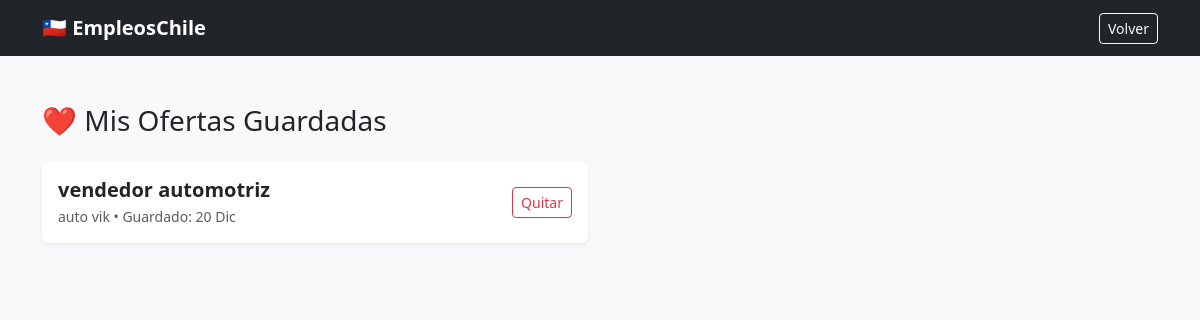
Page /mis-favoritos/ (signed in) on the committed database.
### empleos/models.py (models this page shows, shortened)
class Favorito(models.Model):
    usuario = models.ForeignKey(User, on_delete=models.CASCADE, related_name='favoritos')
    oferta = models.ForeignKey(OfertaLaboral, on_delete=models.CASCADE, related_name='favoritos_usuarios')
    fecha = models.DateTimeField(auto_now_add=True)
    class Meta: unique_together = ('usuario', 'oferta')

class OfertaLaboral(models.Model):
    usuario = models.ForeignKey(User, on_delete=models.CASCADE, null=True, blank=True)
    titulo = models.CharField(max_length=200, blank=True, null=True)
    empresa = models.CharField(max_length=100, blank=True, null=True)
    descripcion = models.TextField(blank=True, null=True)
    region = models.CharField(max_length=2, choices=REGIONES_CHILE, default='RM', blank=True, null=True)
    experiencia = models.CharField(max_length=3, choices=NIVEL_EXPERIENCIA, default='JR', blank=True, null=True)
    tipo = models.CharField(max_length=3, choices=TIPO_TRABAJO, default='OFI', blank=True, null=True)
    modalidad = models.CharField(max_length=3, choices=MODALIDAD_TRABAJO, default='PRE', blank=True, null=True)
    sueldo = models.PositiveIntegerField(null=True, blank=True)
    duracion = models.CharField(max_length=100, blank=True, null=True)
    fecha_cierre = models.DateField(default=timezone.now, blank=True, null=True)
    telefono = models.CharField(max_length=20, blank=True, null=True)
    wsp_activo = models.BooleanField(default=False, verbose_name="¿Contactar por WhatsApp?") # <--- NUEVO
    email_contacto = models.EmailField(blank=True, null=True)
    etiquetas = models.CharField(max_length=200, blank=True, null=True)
    imagen = models.ImageField(upload_to=renombrar_logo, null=True, blank=True)
    visitas = models.PositiveIntegerField(default=0)
    es_destacado = models.BooleanField(default=False)
    publicada = models.BooleanField(default=False)
    fecha_publicacion = models.DateTimeField(auto_now_add=True)
    token = models.UUIDField(default=uuid.uuid4, editable=False)
    empresa_verificada = models.BooleanField(default=False)

### empleos/views.py (the view)
# urls.py: path('mis-favoritos/', mis_favoritos, name='mis_favoritos'),
@login_required
def mis_favoritos(request):
    favoritos = Favorito.objects.filter(usuario=request.user).select_related('oferta').order_by('-fecha')
    return render(request, 'mis_favoritos.html', {'favoritos': favoritos})

### empleos/templates/mis_favoritos.html (shortened to what this page needs)
<!DOCTYPE html>
<html lang="es">
<head>
    <link href="https://cdn.jsdelivr.net/npm/bootstrap@5.3.0/dist/css/bootstrap.min.css" rel="stylesheet">
</head>
<body class="bg-light">
    <nav class="navbar navbar-dark bg-dark mb-4">
        <div class="container"><a class="navbar-brand fw-bold" href="/">🇨🇱 EmpleosChile</a><a href="/" class="btn btn-outline-light btn-sm">Volver</a></div>
    </nav>
    <div class="container py-4">
        <h3 class="mb-4">❤️ Mis Ofertas Guardadas</h3>
        <div class="row">
            {% for fav in favoritos %}
            <div class="col-md-6 mb-3">
                <div class="card shadow-sm border-0">
                    <div class="card-body d-flex justify-content-between align-items-center">
                        <div>
                            <h5 class="fw-bold mb-1"><a href="/oferta/{{ fav.oferta.id }}/" class="text-dark text-decoration-none">{{ fav.oferta.titulo }}</a></h5>
                            <p class="text-muted small mb-0">{{ fav.oferta.empresa }} • Guardado: {{ fav.fecha|date:"d M" }}</p>
                        </div>
                        <a href="/oferta/{{ fav.oferta.id }}/favorito/" class="btn btn-outline-danger btn-sm" onclick="return confirm('¿Quitar de favoritos?')">Quitar</a>
                    </div>
                </div>
            </div>
            {% empty %}
                <div class="text-center py-5">
                    <p class="lead text-muted">No has guardado ninguna oferta aún.</p>
                    <a href="/" class="btn btn-primary">Explorar Ofertas</a>
                </div>
            {% endfor %}
        </div>
    </div>
</body>
</html>

### rows in the picture
Favorito: oferta.titulo "vendedor automotriz", oferta.empresa "auto vik", fecha "20 Dic"
